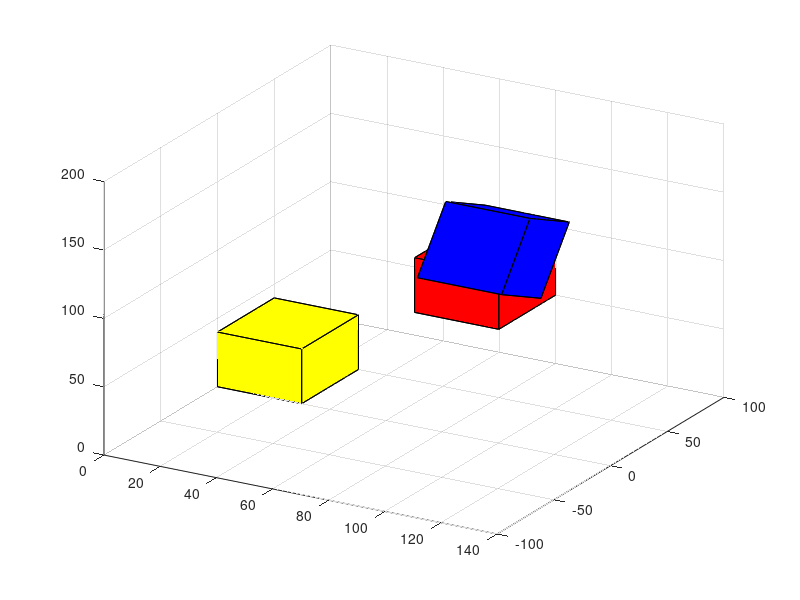

This chart was generated by the following MATLAB code:
v=[0 0 0;0 50 0;30 50 0;30 0 0;0 0 40;0 50 40;30 50 40;30 0 40];
f= [1 2 3 4;2 6 7 3;4 3 7 8;1 5 8 4;1 2 6 5;5 6 7 8];
patch('Faces',f,'Vertices',v,'FaceColor','y');
grid on
view(30,30)
v1=v;
v1(:,4)=1;
tran1=[1 0 0 0;0 1 0 0;0 0 1 0;50 50 50 1];
for i=1:8
    v1(i,:)=v1(i,:)*tran1;
end
for i=1:8
    for j=1:3
        v2(i,j)=v1(i,j);
    end
end
disp(v2)
patch('Faces',f,'Vertices',v2,'FaceColor','r');
tran2=[1 0 0 0;0 1 0 0;0 0 1 0;50 50 50 1];
rotate=[1 0 0 0;0 0.5 0.866 0;0 -0.866 0.5 0;0 0 0 1];
for i=1:8
    v1(i,:)=v1(i,:)*tran2*rotate;
end
for i=1:8
    for j=1:3
        v3(i,j)=v1(i,j);
    end
end
disp(v3)
patch('Faces',f,'Vertices',v3,'FaceColor','b');